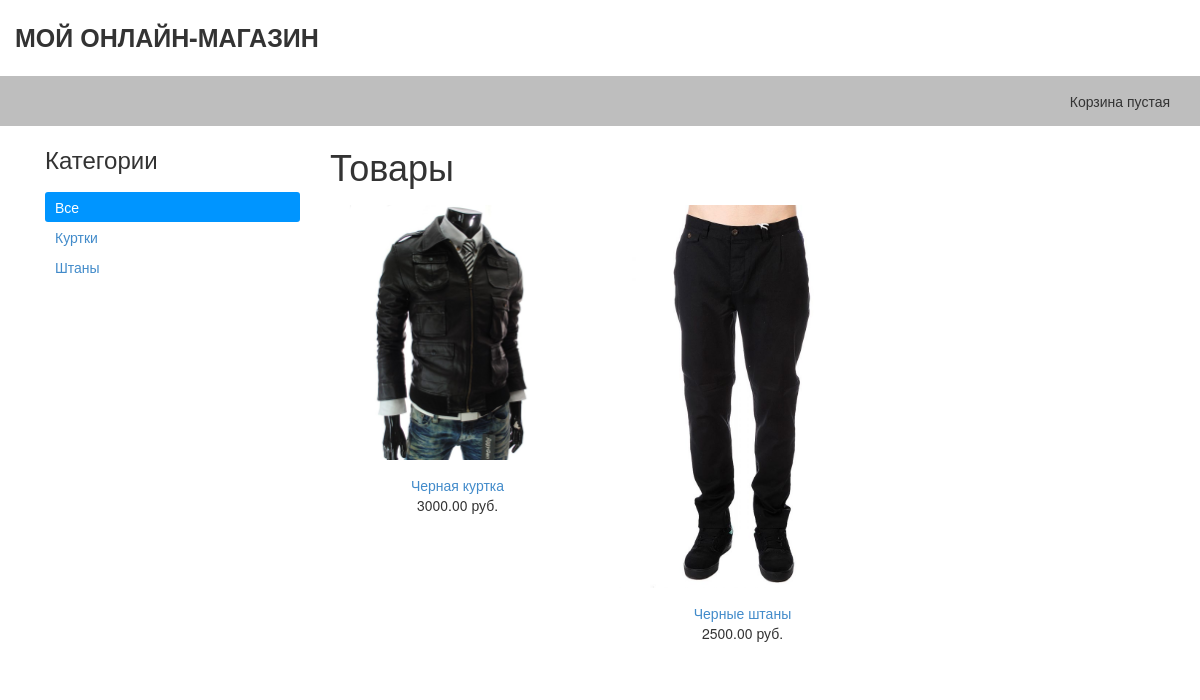
The page / on the database its author committed.
### shop/models.py (models this page shows, shortened)
class Category(models.Model):
    name = models.CharField(max_length=200, db_index=True, verbose_name='Имя')
    slug = models.SlugField(max_length=200, db_index=True, unique=True)
    class Meta:
        ordering = ['name']
        verbose_name = 'Категория'
        verbose_name_plural = 'Категории'
    def get_absolute_url(self):
        return reverse('shop:ProductListByCategory', args=[self.slug])

class Product(models.Model):
    category = models.ForeignKey(Category, related_name='products', verbose_name="Категория")
    name = models.CharField(max_length=200, db_index=True, verbose_name="Название")
    slug = models.SlugField(max_length=200, db_index=True)
    image = models.ImageField(upload_to='products/%Y/%m/%d/', blank=True, verbose_name="Изображение товара")
    description = models.TextField(blank=True, verbose_name="Описание")
    price = models.DecimalField(max_digits=10, decimal_places=2, verbose_name="Цена")
    stock = models.PositiveIntegerField(verbose_name="На складе")
    available = models.BooleanField(default=True, verbose_name="Доступен")
    created = models.DateTimeField(auto_now_add=True, verbose_name='Создан')
    updated = models.DateTimeField(auto_now=True, verbose_name='Обновлен')
    class Meta:
        ordering = ['name']
        index_together = [
            ['id', 'slug']
        ]
        verbose_name = 'Товар'
        verbose_name_plural = 'Товары'
    def get_absolute_url(self):
        return reverse('shop:ProductDetail', args=[self.id, self.slug])

### shop/views.py (the view)
# urls.py: url(r'^$', views.ProductList, name='ProductList'),
def ProductList(request, category_slug=None):
    category = None
    categories = Category.objects.all()
    products = Product.objects.filter(available=True)
    if category_slug:
        category = get_object_or_404(Category, slug=category_slug)
        products = products.filter(category=category)
    return render(request, 'shop/product/list.html', {
        'category': category,
        'categories': categories,
        'products': products
    })

### cart/cart.py (called while the page is built)
    def __len__(self):
        return sum(item['quantity'] for item in self.cart.values())

### cart/context_processors.py (called while the page is built)
def cart(request):
    return {'cart': Cart(request)}

### shop/templates/shop/product/list.html (shortened to what this page needs)
{% extends 'shop/base.html' %}
{% load static %}
{% block content %}
  <div id="sidebar" class="col-sm-3">
    <h3>Категории</h3>
    <ul>
      <li {% if not category %} class="selected" {% endif %}>
        <a href="{% url "shop:ProductList" %}">Все</a>
      </li>
      {% for cat in categories %}
        <li {% if category.slug == cat.slug %} class="selected" {% endif %}>
          <a href="{{ cat.get_absolute_url }}">{{ cat.name }}</a>
        </li>
      {% endfor %}
    </ul>
  </div>
  <div id="main" class="product_list col-sm-9">
    <h1>{% if category %}{{ category.name }}{% else %}Товары{% endif %}</h1>
    <div class="items row">
      {% for product in products %}
        <div class="item col-sm-4">
          <a href="{{ product.get_absolute_url }}">
            <img src="{% if product.image %}{{ product.image.url }}{% else %}{% static "img/no-image.jpg"%}{% endif %}" class="img-responsive">
          </a>
          <a href="{{ product.get_absolute_url }}">{{ product.name }}</a><br>
          {{ product.price }} руб.
        </div>
      {% endfor %}
    </div>
  </div>
{% endblock %}

### shop/static/css/style.css (style rules this page uses)
#sidebar ul { list-style: none; margin: 0; padding: 0; margin-top: 20px; }
#sidebar ul li { padding: 5px 10px; }
#sidebar ul li.selected { background: #0095ff; color: white; border-radius: 3px; }
#sidebar ul li.selected a { color: white; }
.items { margin-top: 20px; }
.item { text-align: center; margin-bottom: 30px; }
.item a img { margin-bottom: 15px; }

### rows shown on the page
Category: name "Куртки"
Category: name "Штаны"
Product: image (picture), name "Черная куртка", price "3000.00"
Product: image (picture), name "Черные штаны", price "2500.00"
